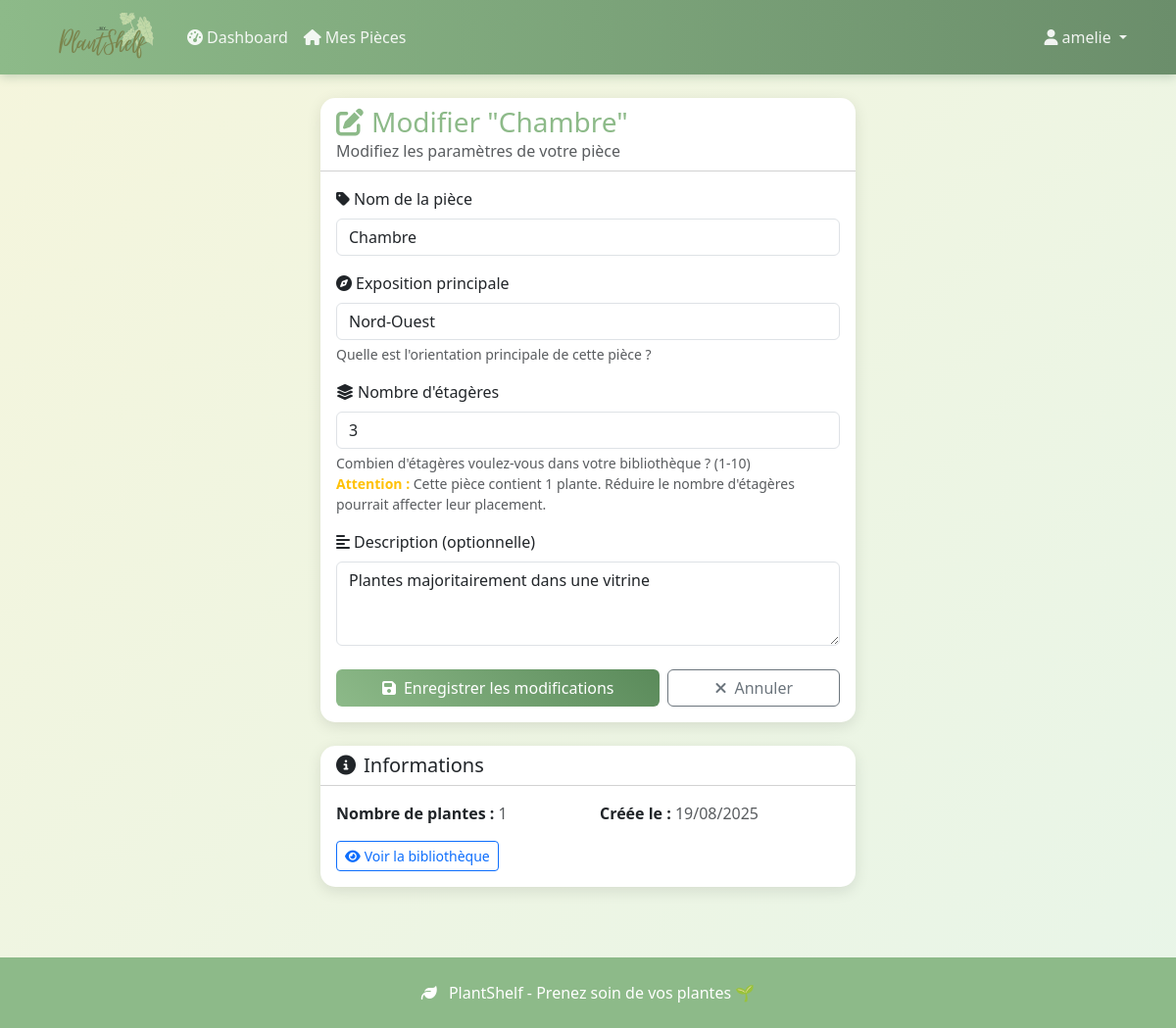
/pieces/3/modifier/ (signed in), run on the app's committed database.
### plantes/models.py (models this page shows, shortened)
class Piece(models.Model):
    EXPOSITION_CHOICES = [
        ('nord', 'Nord'),
        ('sud', 'Sud'),
        ('est', 'Est'),
        ('ouest', 'Ouest'),
        ('nord_est', 'Nord-Est'),
        ('nord_ouest', 'Nord-Ouest'),
        ('sud_est', 'Sud-Est'),
        ('sud_ouest', 'Sud-Ouest'),
    ]
    user = models.ForeignKey(User, on_delete=models.CASCADE, related_name='pieces')
    nom = models.CharField(max_length=100)
    exposition = models.CharField(max_length=20, choices=EXPOSITION_CHOICES)
    description = models.TextField(blank=True, null=True)
    nombre_etageres = models.IntegerField(default=3, validators=[MinValueValidator(1), MaxValueValidator(10)])
    created_at = models.DateTimeField(auto_now_add=True)
    updated_at = models.DateTimeField(auto_now=True)
    class Meta:
        ordering = ['nom']
        unique_together = ['user', 'nom']  # Pas deux pièces avec le même nom pour un user
    @property
    def nombre_plantes(self):
        return self.plantes.count()

### plantes/views.py (the view)
# urls.py: path('pieces/<int:piece_id>/modifier/', views.modifier_piece, name='modifier_piece'),
@login_required
def modifier_piece(request, piece_id):
    piece = get_object_or_404(Piece, id=piece_id, user=request.user)
    if request.method == 'POST':
        form = PieceForm(request.POST, instance=piece)
        if form.is_valid():
            form.save()
            messages.success(request, f'Pièce "{piece.nom}" modifiée avec succès!')
            return redirect('mes_pieces')
    else:
        form = PieceForm(instance=piece)
    return render(request, 'plantes/modifier_piece.html', {'form': form, 'piece': piece})

### plantes/templates/plantes/modifier_piece.html (shortened to what this page needs)
{% extends 'base.html' %}
{% block content %}
<div class="row justify-content-center">
    <div class="col-lg-6">
        <div class="card">
            <div class="card-header bg-transparent">
                <h3 class="mb-0" style="color: var(--plant-green);">
                    <i class="fas fa-edit me-2"></i>Modifier "{{ piece.nom }}"
                </h3>
                <p class="text-muted mb-0">Modifiez les paramètres de votre pièce</p>
            </div>
            <div class="card-body">
                <form method="post">
                    <div class="mb-3">
                        <label for="{{ form.nom.id_for_label }}" class="form-label">
                            <i class="fas fa-tag me-1"></i>{{ form.nom.label }}
                        </label>
                        {{ form.nom }}
                    </div>
                    <div class="mb-3">
                        <label for="{{ form.exposition.id_for_label }}" class="form-label">
                            <i class="fas fa-compass me-1"></i>{{ form.exposition.label }}
                        </label>
                        {{ form.exposition }}
                        <div class="form-text">{{ form.exposition.help_text }}</div>
                    </div>
                    <div class="mb-3">
                        <label for="{{ form.nombre_etageres.id_for_label }}" class="form-label">
                            <i class="fas fa-layer-group me-1"></i>{{ form.nombre_etageres.label }}
                        </label>
                        {{ form.nombre_etageres }}
                        <div class="form-text">
                            {{ form.nombre_etageres.help_text }}
                            {% if piece.nombre_plantes > 0 %}
                            <br><strong class="text-warning">Attention :</strong> Cette pièce contient {{ piece.nombre_plantes }} plante{{ piece.nombre_plantes|pluralize }}. Réduire le nombre d'étagères pourrait affecter leur placement.
                            {% endif %}
                        </div>
                    </div>
                    <div class="mb-4">
                        <label for="{{ form.description.id_for_label }}" class="form-label">
                            <i class="fas fa-align-left me-1"></i>{{ form.description.label }}
                        </label>
                        {{ form.description }}
                    </div>
                    <div class="d-grid gap-2 d-md-flex">
                        <button type="submit" class="btn btn-plant flex-md-fill">
                            <i class="fas fa-save me-2"></i>Enregistrer les modifications
                        </button>
                        <a href="{% url 'mes_pieces' %}" class="btn btn-outline-secondary flex-md-fill">
                            <i class="fas fa-times me-2"></i>Annuler
                        </a>
                    </div>
                </form>
            </div>
        </div>
        <div class="card mt-4">
            <div class="card-header bg-transparent">
                <h5 class="mb-0">
                    <i class="fas fa-info-circle me-2"></i>Informations
                </h5>
            </div>
            <div class="card-body">
                <div class="row">
                    <div class="col-6">
                        <strong>Nombre de plantes :</strong>
                        <span class="text-muted">{{ piece.nombre_plantes }}</span>
                    </div>
                    <div class="col-6">
                        <strong>Créée le :</strong>
                        <span class="text-muted">{{ piece.created_at|date:"d/m/Y" }}</span>
                    </div>
                </div>
                {% if piece.nombre_plantes > 0 %}
                <div class="mt-3">
                    <a href="{% url 'bibliotheque_piece' piece.id %}" class="btn btn-outline-primary btn-sm">
                        <i class="fas fa-eye me-1"></i>Voir la bibliothèque
                    </a>
                </div>
                {% endif %}
            </div>
        </div>
    </div>
</div>
{% endblock %}

### plantes/templates/base.html (shortened to what this page needs)
 {% load static %}
<!DOCTYPE html>
<html lang="fr">
<head>
    <link href="https://cdnjs.cloudflare.com/ajax/libs/bootstrap/5.3.0/css/bootstrap.min.css" rel="stylesheet">
    <link href="https://cdnjs.cloudflare.com/ajax/libs/font-awesome/6.4.0/css/all.min.css" rel="stylesheet">
</head>
<body class="d-flex flex-column">
    <nav class="navbar navbar-expand-lg">
        <div class="container">
            <a class="navbar-brand" href="{% url 'home' %}">
                <img id="logo" src="{% static 'images\logo.png' %}">
            </a>
            <div class="collapse navbar-collapse" id="navbarNav">
                <ul class="navbar-nav me-auto">
                    {% if user.is_authenticated %}
                        <li class="nav-item">
                            <a class="nav-link" href="{% url 'dashboard' %}">
                                <i class="fas fa-tachometer-alt me-1"></i>Dashboard
                            </a>
                        </li>
                        <li class="nav-item">
                            <a class="nav-link" href="{% url 'mes_pieces' %}">
                                <i class="fas fa-home me-1"></i>Mes Pièces
                            </a>
                        </li>
                    {% endif %}
                </ul>
                <ul class="navbar-nav">
                    {% if user.is_authenticated %}
                        <li class="nav-item dropdown">
                            <a class="nav-link dropdown-toggle" href="#" role="button" data-bs-toggle="dropdown">
                                <i class="fas fa-user me-1"></i>{{ user.username }}
                            </a>
                        </li>
                    {% endif %}
                </ul>
            </div>
        </div>
    </nav>
    <main class="container my-4 flex-grow-1">
        {% block content %}
        {% endblock %}
    </main>
    <footer class="py-4 mt-5">
        <div class="container text-center">
            <p class="mb-0">
                <i class="fas fa-leaf me-2"></i>
                PlantShelf - Prenez soin de vos plantes 🌱
            </p>
        </div>
    </footer>
</body>
</html>

### plantes/templates/base.html (style rules this page uses)
:root { --plant-green: #8dba89ff; --light-green: #a8d5ba; --earth-brown: #8b4513; --soft-beige: #f5f5dc; }
body { background: linear-gradient(135deg, var(--soft-beige) 0%, #e8f5e8 100%); min-height: 100vh; }
#logo { width: 125px; height: 50px; object-fit: cover; }
.navbar { background: linear-gradient(90deg, var(--plant-green) 0%, #6b8e6b 100%); box-shadow: 0 2px 10px rgba(74, 124, 89, 0.3); }
.navbar-brand { font-weight: bold; color: white !important; }
.navbar-nav .nav-link { color: rgba(255, 255, 255, 0.9) !important; transition: color 0.3s; }
.card { border: none; box-shadow: 0 4px 15px rgba(0, 0, 0, 0.1); border-radius: 15px; transition: transform 0.3s, box-shadow 0.3s; }
.btn-plant { background: linear-gradient(45deg, var(--plant-green), #5a8a5a); border: none; color: white; transition: all 0.3s; }
footer { background: var(--plant-green); color: white; margin-top: auto; }

### data on the page
Piece: nom "Chambre", exposition "Nord-Ouest", nombre_etageres "3", nombre_plantes "1", description "Plantes majoritairement dans une vitrine", created_at "19/08/2025"

### other printed values
{{ user.username }} "amelie"
